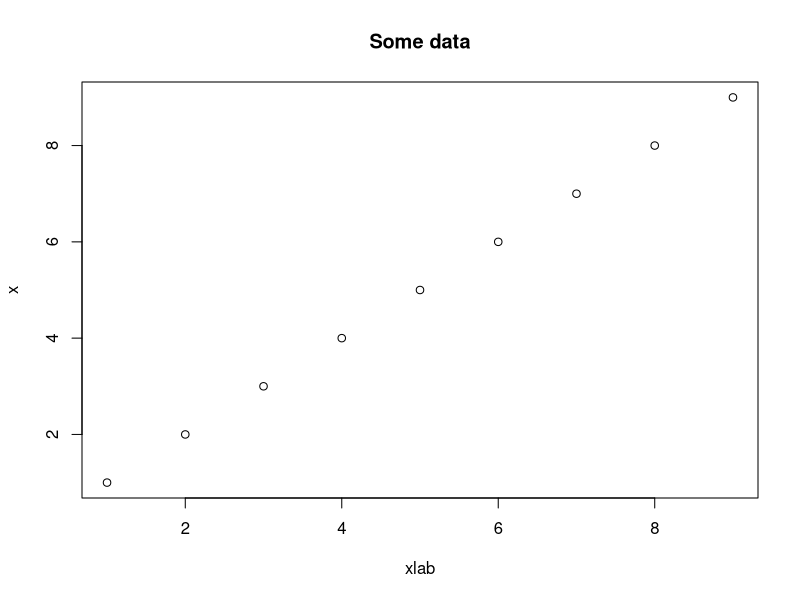
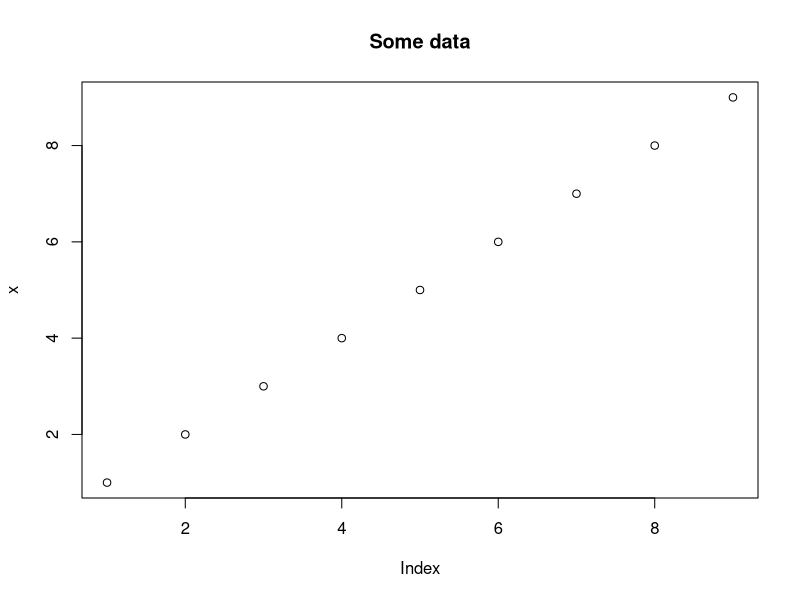
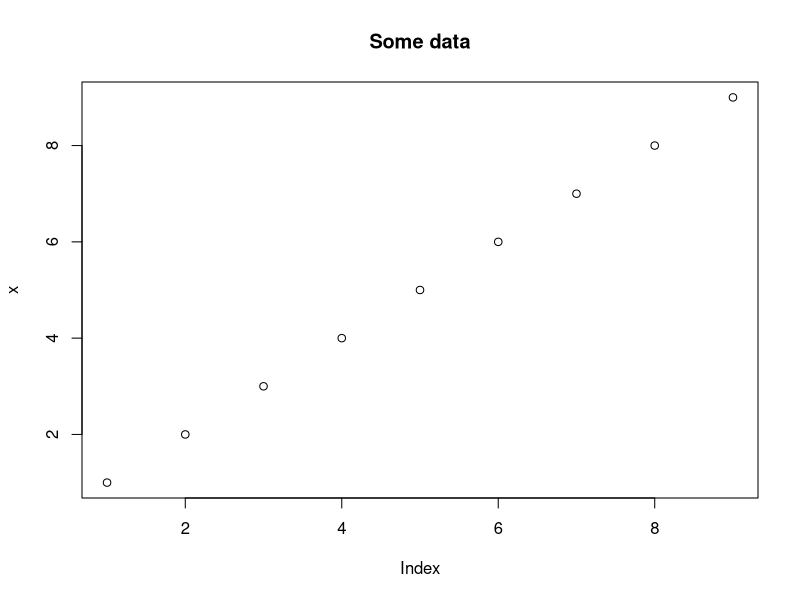

Write the R code that produced these figures, in order.
2 + 5 * 2

(2 + 5) * 2


ls()

x = 1:9

sqrt(x = x)

# this is a comment - use them!
# use TAB autocomplete for arguments
plot(x = x, main = "Some data", xlab = "xlab")

# style
plot(x=x,main ="Some data")
# Ctl-alt-A can format - you won't need to!
plot(x = x, main = "Some data")

a <- 1
1 -> a
x_thingy = 1:9
xx_thingy = x_thingy^2
C = "C"
# comment out broken code
# a + C # use Ctl-Shift-C -
# tip: use p+Ctl+UP to search history

# tip
x <- data.frame(x = 1:3, y = letters[1:3])
x
# only keep useful code in console - delete rest
x$x_sqrd = x$x^2

# in console: z = x$x_sqrd^3
# plot(x$x, z)
# only save reproducible script files

